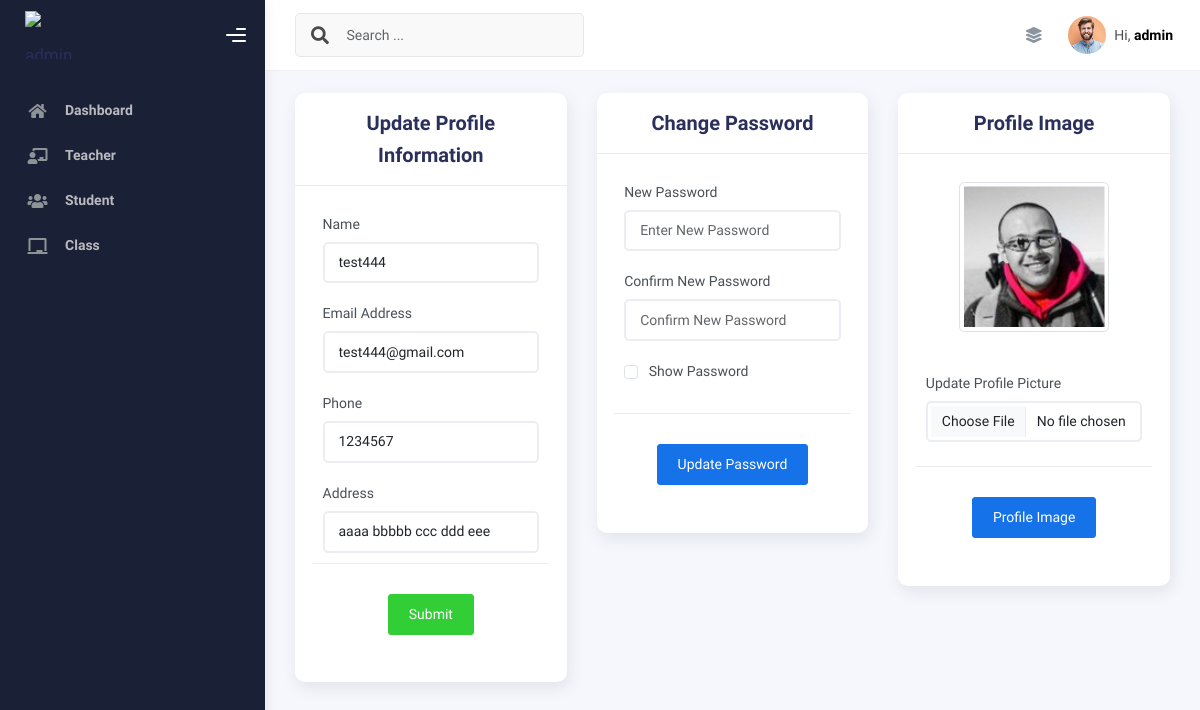
The page /admin/student_edit.php?id=2 (signed in) on the database as committed earlier.
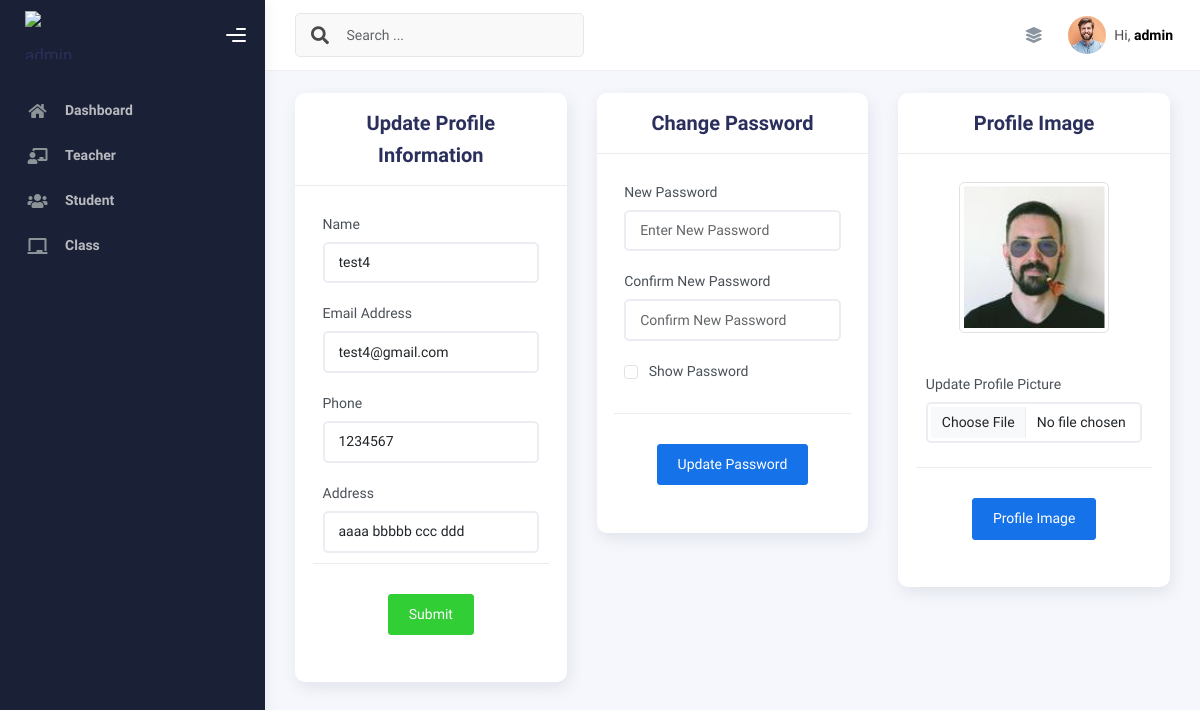
The same page on the database as committed later.
### tables this page shows
CREATE TABLE `student` (
  `id` int(11) NOT NULL,
  `name` varchar(255) NOT NULL,
  `email` varchar(255) NOT NULL,
  `password` varchar(250) NOT NULL,
  `phone` varchar(255) NOT NULL,
  `class_id` int(11) DEFAULT NULL,
  `profileimage` varchar(255) NOT NULL,
  `status` tinyint(1) NOT NULL DEFAULT 1,
  `address` varchar(255) NOT NULL,
  `created_at` timestamp NOT NULL DEFAULT current_timestamp(),
  `updated_at` timestamp NOT NULL DEFAULT current_timestamp()
);

### admin/student_edit.php (the view, shortened to what the changed rows need)
<?php
require_once('../includes/db.php');
if (isset($_GET["id"])) {
    $id = $_GET['id'];
    $sql = "SELECT * FROM student WHERE id = ?";
    $stmt = $pdo->prepare($sql);
    $stmt->execute([$id]);
    $student = $stmt->fetch(PDO::FETCH_ASSOC);
    if ($student) {
        $name = $student['name'];
        $email = $student['email'];
        $number = $student['phone'];
        $address = $student['address'];
    } else {
        $error[] = "Error: student not found.";
    }
}
?>
<!DOCTYPE html>
<html lang="en">
<head>
    <?php require_once('../includes/dashboard_header.php'); ?>
</head>
<body>
    <div class="wrapper">
        <div class="main-panel">
            <div class="container">
                <div class="page-inner">
                    <div class="row">
                        <div class="col-md-4">
                            <div class="card">
                                <div class="card-body">
                                    <form method="POST" action="<?php echo $_SERVER['PHP_SELF']; ?>">
                                        <div class="form-group">
                                            <label for="name">Name</label>
                                            <input type="text" class="form-control" id="name" name="name" required value="<?php echo isset($name) ? $name : ''; ?>" placeholder="Enter Name" />
                                        </div>
                                        <div class="form-group">
                                            <label for="email">Email Address</label>
                                            <input type="email" class="form-control" id="email" name="email" required value="<?php echo isset($email) ? $email : ''; ?>" placeholder="Enter Email" />
                                        </div>
                                        <div class="form-group">
                                            <label for="PhoneNo">Phone</label>
                                            <input type="text" class="form-control" id="PhoneNo" name="PhoneNo" required value="<?php echo isset($number) ? $number : ''; ?>" placeholder="Enter Phone Number" />
                                        </div>
                                        <div class="form-group">
                                            <label for="address">Address</label>
                                            <input type="text" class="form-control" id="address" name="address" required value="<?php echo isset($address) ? $address : ''; ?>" placeholder="Enter Address" />
                                        </div>
                                    </form>
                                </div>
                            </div>
                        </div>
                        <div class="col-md-4">
    <div class="card">
        <div class="card-body">
            <form method="POST" action="<?php echo $_SERVER['PHP_SELF']; ?>" enctype="multipart/form-data">
            <div class="form-group text-center mb-4">
                    <?php
                    $profile_image = !empty($student['profileimage']) ? $student['profileimage'] : 'default-profile.png';
                    ?>
                    <img src="<?php echo $profile_image; ?>" alt="Profile Picture" class="img-thumbnail" width="150" height="150" />
                </div>
            </form>
        </div>
    </div>
</div>
                    </div>
                </div>
            </div>
        </div>
    </div>
</body>
</html>

Rows that differ between the two databases and show on the page:
changed student: name "test444" → "test4"; email "test444@gmail.com" → "test4@gmail.com"; address "aaaa bbbbb ccc ddd eee" → "aaaa bbbbb ccc ddd"; profileimage: a different picture
